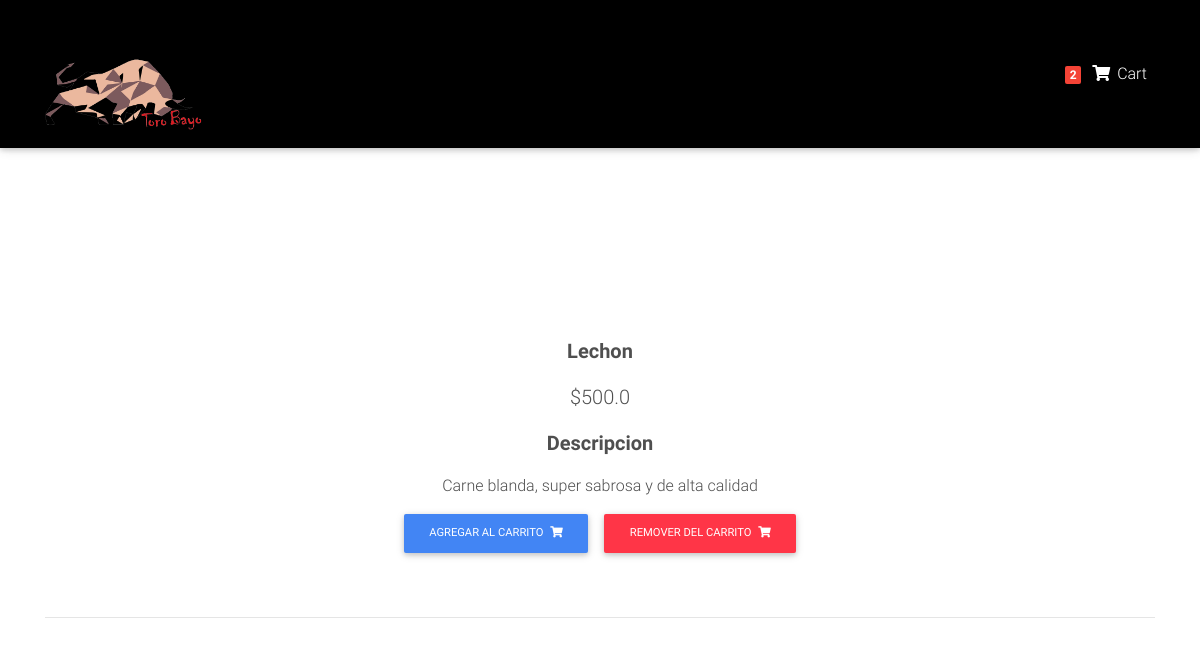
/producto/Test-product2/ (signed in), run on the app's committed database.
### Buffet/models.py (models this page shows, shortened)
class Order(models.Model):
    user = models.ForeignKey(settings.AUTH_USER_MODEL, on_delete= models.CASCADE)
    items = models.ManyToManyField(OrderItem)
    start_date = models.DateTimeField(auto_now_add=True)
    ordered_date = models.DateTimeField()
    ordered = models.BooleanField(default= False)

class Item(models.Model):
    title = models.CharField(max_length=100)
    price = models.FloatField()
    category = models.CharField(choices=CATEGORY_CHOICES, max_length=2)
    slug = models.SlugField()
    descripcion = models.TextField()
    def add_to_cart_url(self):
        return reverse("Buffet:add_to_cart", kwargs={
            'slug': self.slug
        })
    def get_remove_cart(self):
        return reverse("Buffet:remove_cart", kwargs={
            'slug': self.slug
        })

### Buffet/views.py (the view)
# urls.py: path('producto/<slug>/', ItemDetailView.as_view(), name = 'product'),
class ItemDetailView(DetailView):
    model = Item
    template_name = "product.html"

### Buffet/templatetags/cart_templatestags.py (called while the page is built)
@register.filter
def cart_item_count(user):
    if user.is_authenticated:
        qs = Order.objects.filter(user=user, ordered=False)
        if qs.exists():
            return qs[0].items.count()
    return 0

### Buffet/templates/product.html (shortened to what this page needs)
{% extends "base_cart.html" %}
{% load static %}
{% block content %}
<body>
  <main class="mt-5 pt-4">
    <div class="container dark-grey-text mt-5">
      <div class="row wow fadeIn">
        <div class="col-md-6 mb-4"style="text-align: center; margin-left: auto; margin-right: auto;">
          <div class="p-4" style="text-align: center; margin-left: auto; margin-right: auto;">
            <p class="lead font-weight-bold">
              <span><strong>{{ object.title }}</strong></span>
            </p>
            <p class="lead">
              <span>${{ object.price }}</span>
            </p>
            <p class="lead font-weight-bold">Descripcion</p>
            <p>{{ object.descripcion }}</p>
            <a href="{{ object.add_to_cart_url }}" class="btn btn-primary btn-md my-0 p" >Agregar al Carrito
              <i class="fas fa-shopping-cart ml-1"></i>
            </a>
            <a href="{{ object.get_remove_cart }}" class="btn btn-danger btn-md my-0 p" >Remover del Carrito
              <i class="fas fa-shopping-cart ml-1"></i>
            </a>
          </div>
        </div>
      </div>
      <hr>
{% endblock %}

### Buffet/templates/navbar_cart.html (shortened to what this page needs)
{% load static i18n %}
{% load cart_templatestags %}
{% block content %}
<nav class="navbar fixed-top navbar-expand-lg navbar-light black scrolling-navbar">
    <div class="container">
      <a href="/" class="navbar-brand" href="#"><img src="{% static 'images/logo.png' %}" class="logo" alt=""></a>
        <ul class="navbar-nav nav-flex-icons">
          <li class="nav-item">
            <a href="/order_summary/" class="nav-link waves-effect">
              <span class="badge red z-depth-1 mr-1"> {{ request.user|cart_item_count }} </span>
              <i class="fas fa-shopping-cart" style="color:white"></i>
              <span class="clearfix d-none d-sm-inline-block" style="color:white"> Cart </span>
            </a>
          </li>
        </ul>
      </div>
  </nav>
{% endblock %}

### Buffet/templates/base_cart.html (style rules this page uses)
html, body, header, .carousel { height: 60vh; }

### Buffet/templates/navbar_cart.html (style rules this page uses)
.logo { width: 160px; }
.navbar-brand { display: inline-block; float: none; }

### data on the page
Item: title "Lechon", price "500.0", descripcion "Carne blanda, super sabrosa y de alta calidad"

### other printed values
{{ request.user|cart_item_count }} "2"
